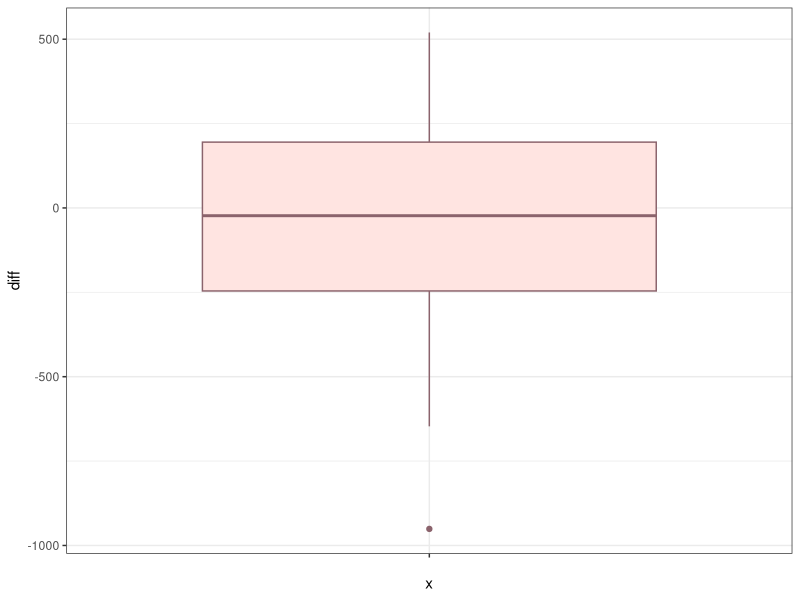
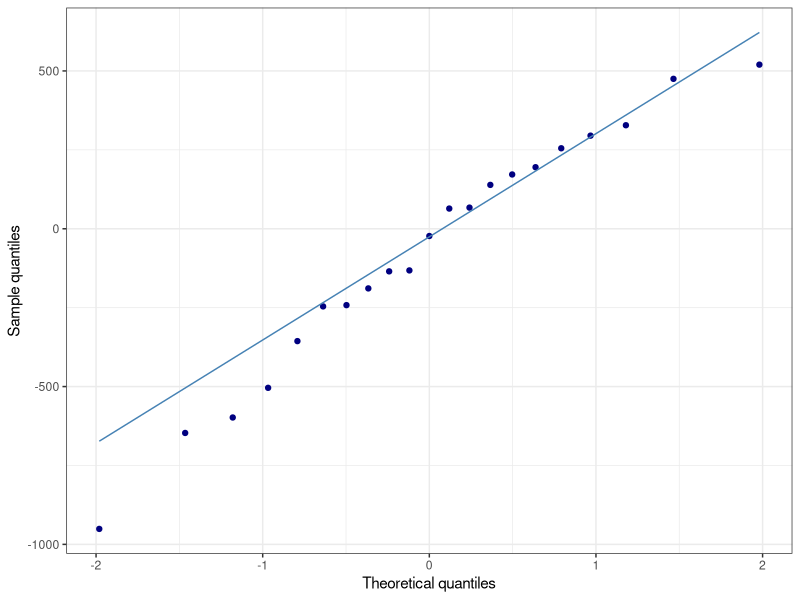

Source code (R) for these figures, in order:
## ---- chunk 1
library(ggplot2) 
library(tidyverse)  
asthma <- read.csv("Data sets/respiratory_disease.csv", 
                   skip = 1) 
## ---- chunk 2
str(asthma)
## ---- chunk 3
clean_asthma <- subset(asthma, Sex %in% c("Males", "Females")) 

clean_asthma <- clean_asthma %>% 
  select(Period, Sex, Number) %>% 
  mutate(Number = as.numeric(gsub(",", "", Number))) %>%
  pivot_wider(names_from = Sex, values_from = Number)
## ---- chunk 4

attach(clean_asthma)
## ---- chunk 5
clean_asthma$diff <- (clean_asthma$Males - clean_asthma$Females)
clean_asthma$diff
## ---- chunk 6
ggplot(data=clean_asthma, aes(y=diff, x=""))+
  geom_boxplot(fill="mistyrose", col="pink4")+
  theme_bw()
## ---- chunk 7
ggplot(data=clean_asthma, aes(sample=diff))+
  geom_qq(col="navyblue")+
  geom_qq_line(col="steelblue")+
  labs(x="Theoretical quantiles", y="Sample quantiles")+
  theme_bw()
## ---- chunk 8
t.test(Females, Males, paired = TRUE) 
